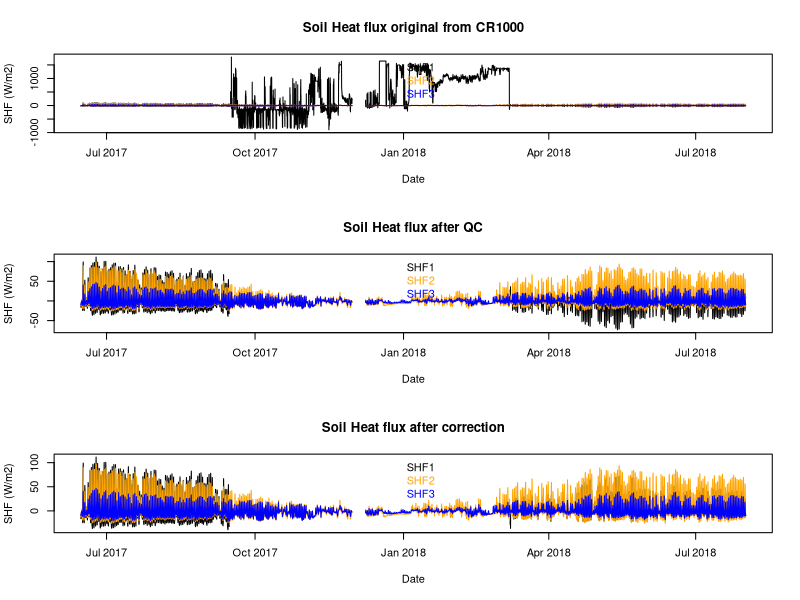
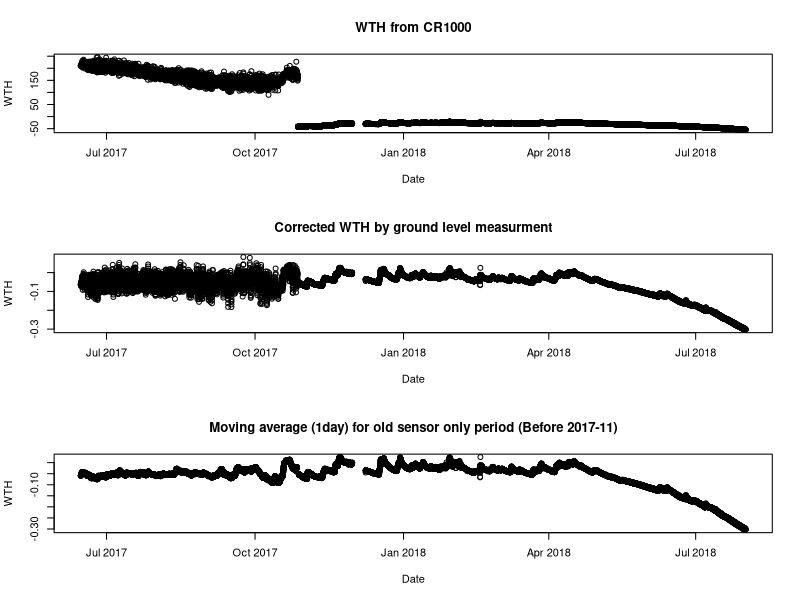
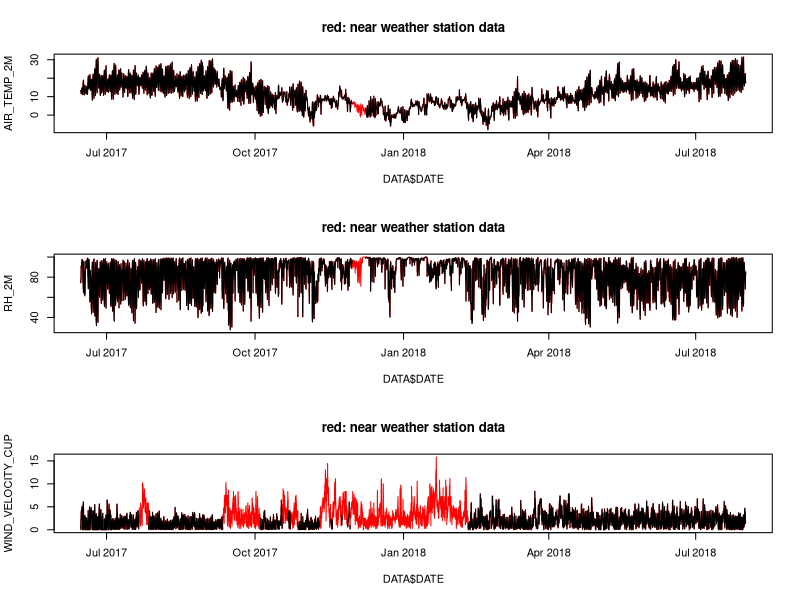
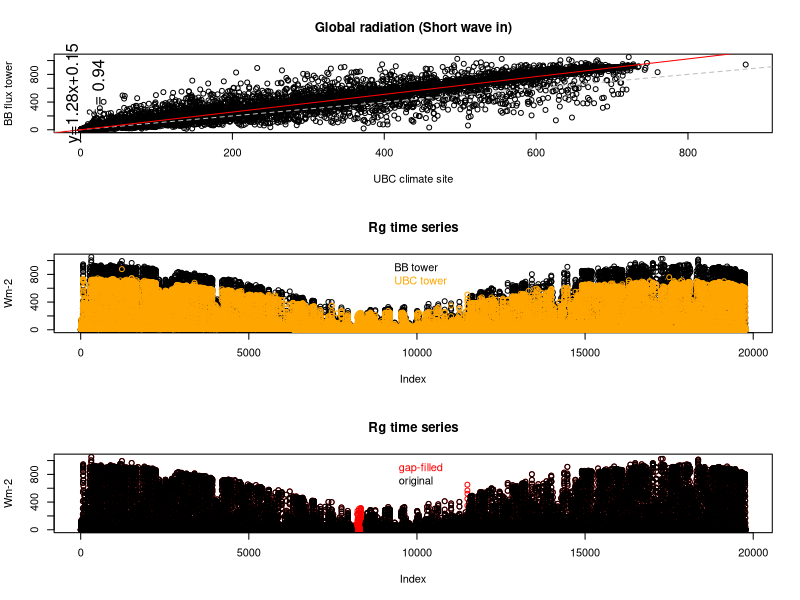
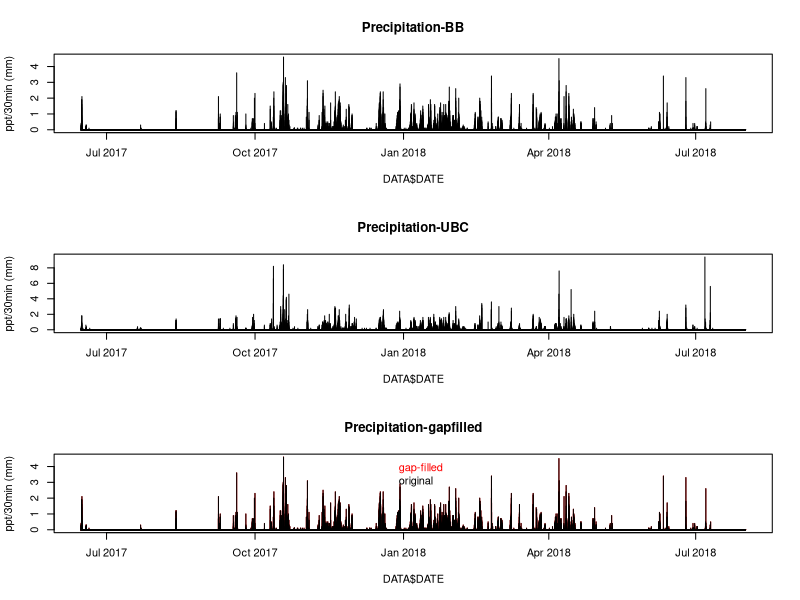
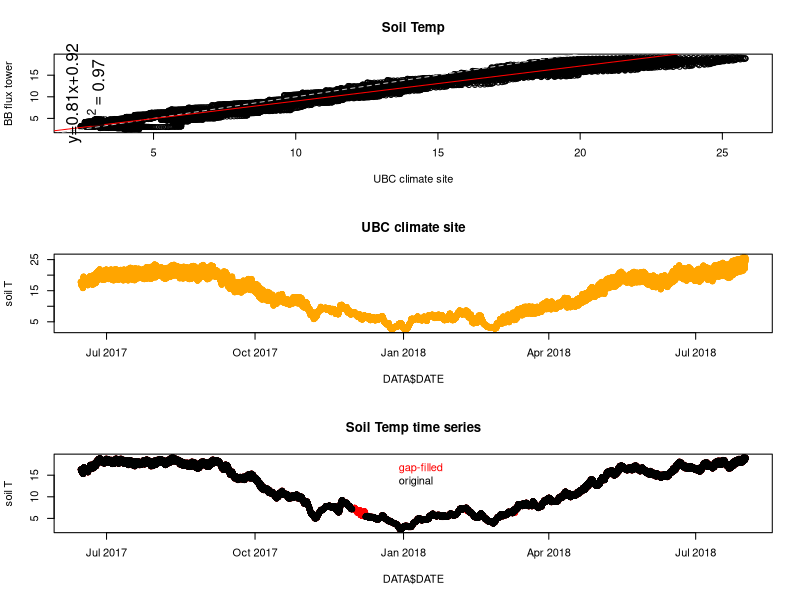
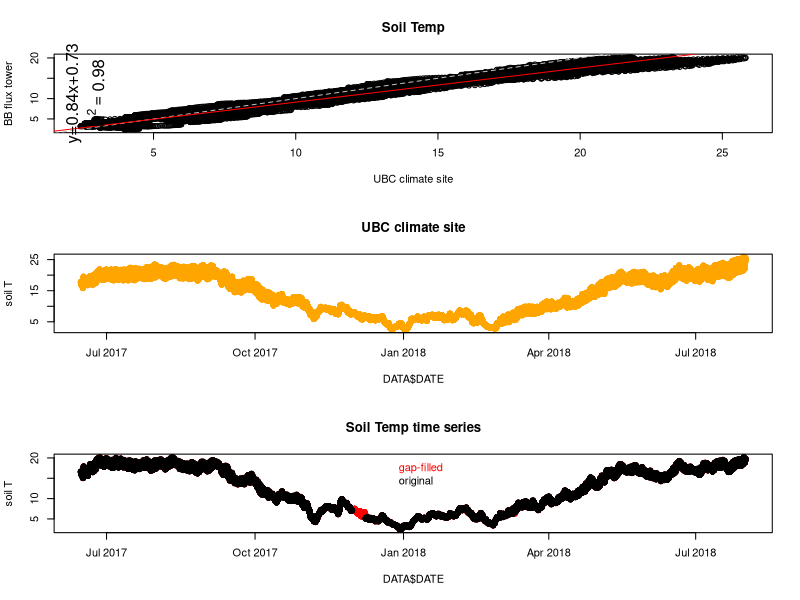
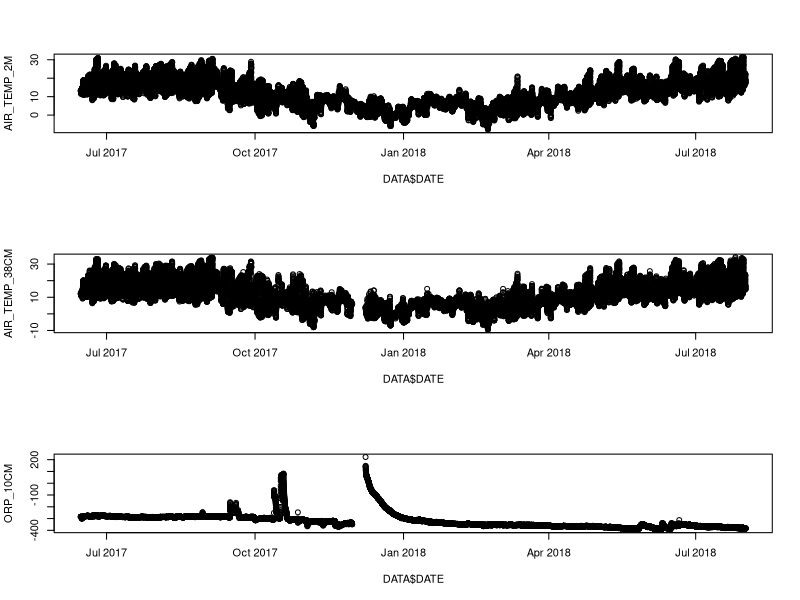

These charts were generated, in order, by the following R code:
library(lubridate)
library(tidyverse)
library(zoo)
library(tseries)


rm(list=ls())

##################################################
#
#     GENERATING A 30 MIN CONTINUOUS DATASET

###################################################
#INPUT FILE FOR THIS SCRIPT:"CR1000_merged.csv"
   
        
ts<-read.csv( "./DATA_CR1000/output/CR1000_merged.csv",sep=",",header=TRUE,dec=".")
head(ts)
tail(ts)

######################################################
#GAPFILLING ROWS BY GENERATING A NEW FILE
######################################################

## before starting, check the length of df... shouldn't have NA at the end
## also check format of timestamp

ts$Timestamp <- as.POSIXct(ts$Timestamp,format="%Y-%m-%d %H:%M", tz = "UTC")

#to estimate necessary parameters to generate the new empty dataframe with complete rows 
begining<-as.numeric(ts$Timestamp[1])                           #to find the number that is represented by the first data of our time series
as.POSIXct(begining,origin="1970-01-01 00:00:00",tz="UTC") #to confirm that the begining is the right one
ts$Timestamp[1]
     
## Adding year and julian day columns

ts$year <- year(ts$Timestamp)
ts$jday <- yday(ts$Timestamp)
ts$hour_dec <- hour(ts$Timestamp) + minute(ts$Timestamp)/60
 
       
Ystart<-ts[1,match('year',names(ts))]
Yend<-ts[nrow(ts),match('year',names(ts))]
Dstart<-ts[1,match('jday',names(ts))]
Dend<-ts[nrow(ts),match('jday',names(ts))]
lsyd<-max(ts[ts$year==Ystart,match('jday',names(ts))],na.rm=T) #lsyd=last julian day of start year

Ystart
Yend
Dstart
Dend
lsyd

#Ndays= number of days in our time series 

 #If i AM USING A DATASET INCLUDING DATA FROM 2014 up to 2016:  
 #   if(Ystart==2014 & Yend==2016) {Ndays<-(365-Dstart)+366+Dend}
     
#If I AM USING A DATASET INCLUDING ONLY 2016 DATA (FROM END OF 2015 AND 2016 in UTC):  
#    if(Ystart==2015 & Yend==2016) {Ndays<-365-Dstart+Dend+(365*(Yend-Ystart-1))}

#If I AM USING A DATASET INCLUDING the complete 2016 (starting in Jan2016 and ending in Jan 2017 UTC time):  
#    if(Ystart==2017 & Yend==2018) {Ndays<-(365-(Dstart-1))+Dend}


Ndays<-(lsyd-(Dstart-1))+Dend
Ndays

ts$obs<-c(1:nrow(ts)) 

names(ts)
#CREATING A NEW DATAFRAME WITH CONTINUOUS TIME STEPS
#To generate a serie of all minutes in a day:
Tsteps <-begining+seq(from=0,to=((Ndays)*(60*60*24)),by=(30*60)) # half an hours data from the begining date to Ndays +1 (that way I assure all measured data are included in the new file) -> I did not use this method
DATE <-as.POSIXct(Tsteps,origin="1970-01-01 00:00:00",tz="UTC")

#Confirming length of the new Time string 
#(THE NEW FILE SHOULD END SAME TIME THE TIME SERIES START AND ONE DAY AFTER THE MEASUREMENTS TIME SERIE)
DATE[1]
DATE[length(Tsteps)]
ts$Timestamp[1]
ts$Timestamp[length(ts$Timestamp)]
      
#GENERATING A NEW DATA FRAME WITH CONTINUOUS TIME STEPS and data from THE ORIGINAL ONE
cont.DS<-as.data.frame(DATE)
cont.DS[,c(names(ts)[match( "AIR_TEMP_2M",names(ts)):length(names(ts))])]<-NA   #we will just copy the data from the variable "Batt_volt_Min" in ts (variable 3)
cont.DS$DATE<-DATE
head(cont.DS)

#FILLING THE NEW DATAFRAME WITH DATA FROM THE ORIGINAL DATA FRAME 
for(i in 2:ncol(cont.DS)){  
cont.DS[,i]<-ts[pmatch(cont.DS$DATE,ts$Timestamp),i]           #pmatch look for the observation rows when time columns of both (old and new) dataframes match
                          } 
cont.DS$year <- year(cont.DS$DATE)
cont.DS$jday <- yday(cont.DS$DATE)
cont.DS$hour_dec <- hour(cont.DS$DATE) + minute(cont.DS$DATE)/60


###############################
#APPLYING SYSTEMATIC CORRECTIONS:
################################
DATA<-cont.DS
DATA$obs<-c(1:nrow(cont.DS))
head(DATA)
tail(DATA)
DATA <- DATA[-nrow(DATA),]

###############################
#APPLYING wrong data CORRECTIONS:
################################

## Soil heat flux correction (for Burns Bog 2017-2018 particular case)
# Did not use SHFP_1 for 2017.09.15-2018.03.07 due to bad quality data
#plot original
par(mfrow=c(3,1))
plot(DATA$DATE,DATA$SHFP_1, main = "Soil Heat flux original from CR1000", type ="l", xlab = "Date", ylab= "SHF (W/m2)") 
points(DATA$DATE,DATA$SHFP_2,col='orange',type ="l")
points(DATA$DATE,DATA$SHFP_3,col='blue',type ="l")
legend('top',c('SHF1','SHF2','SHF3'),text.col=c('black','orange','blue'),bty='n')

bad_q <- which(DATA$DATE >= "2017-09-15" & DATA$DATE < "2018-03-08")
DATA$SHFP_1[bad_q] <- NA

#plot after qc
plot(DATA$DATE,DATA$SHFP_1, main = "Soil Heat flux after QC", type ="l", xlab = "Date", ylab= "SHF (W/m2)") 
points(DATA$DATE,DATA$SHFP_2,col='orange',type ="l")
points(DATA$DATE,DATA$SHFP_3,col='blue',type ="l")
legend('top',c('SHF1','SHF2','SHF3'),text.col=c('black','orange','blue'),bty='n')

# From 2018.03.07, SHFP_1 should be corrected by muliplying -1
correction <- which(DATA$DATE >= "2018-03-08")
DATA$SHFP_1[correction] <- DATA$SHFP_1[correction] * -1

#plot after correction
plot(DATA$DATE,DATA$SHFP_1, main = "Soil Heat flux after correction", type ="l", xlab = "Date", ylab= "SHF (W/m2)") 
points(DATA$DATE,DATA$SHFP_2,col='orange',type ="l")
points(DATA$DATE,DATA$SHFP_3,col='blue',type ="l")
legend('top',c('SHF1','SHF2','SHF3'),text.col=c('black','orange','blue'),bty='n')

## Wind speed correction (for Burns Bog 2017-2018 particular case)
# Did not use cup wind speed for 2017.07.04-2018.02.09 due to bad quality data
bad_q <- which(DATA$DATE >= "2017-07-04" & DATA$DATE < "2018-02-10")
DATA$WIND_VELOCITY_CUP[bad_q] <- NA
# Replace this gap using EC wind speed and then remove EC wind speed column
DATA$WIND_VELOCITY_CUP[bad_q] <- DATA$WIND_VELOCITY_EC2[bad_q]
DATA <- DATA[, -grep("WIND_VELOCITY_EC2", colnames(DATA))]


## WTH data from the web should be changed by the data from Johannes
wth <- read_csv("./DATA_CR1000/output/WTH_noisy_removed.csv")
# time fitting
st <- which(wth$Date == DATA$DATE[1])
la <- which(wth$Date == DATA$DATE[nrow(DATA)])
wth_use <- wth[c(st:la),]

#plot original:
par(mfrow=c(3,1))
plot(DATA$DATE,DATA$WTH, main = "WTH from CR1000", xlab = "Date", ylab= "WTH")

# change the data
DATA$WTH <- wth_use$ma_WTH

#plot after correction
plot(DATA$DATE,wth_use$WTH, main = "Corrected WTH by ground level measurment", xlab = "Date", ylab= "WTH")
plot(DATA$DATE,DATA$WTH, main = "Moving average (1day) for old sensor only period (Before 2017-11)", xlab = "Date", ylab= "WTH")


##########################################################################################################################
#Gapfilling using environment canada dataset (Burns Bog site) & climateATUBC (http://ibis.geog.ubc.ca/~achristn/data.html)
##########################################################################################################################
no_gapfilled <- DATA

### 1. environment canada dataset: airT, RH, wind speed
near_station <- read_csv("./DATA_CR1000/output/merged_station_data.csv")
names(near_station)

par(mfrow=c(3,1))

for (i in 1:3){
	var <- names(near_station)[i+5]
	gap_row <- which(is.na(DATA[, grep(var, colnames(DATA))]))
	intersect_row_for_near_station <- which(near_station$Timestamp %in% DATA$DATE[gap_row])
	intersect_row_for_DATA <- which(DATA$DATE %in% near_station$Timestamp[intersect_row_for_near_station])
	DATA[intersect_row_for_DATA, grep(var, colnames(DATA))] <- near_station[intersect_row_for_near_station, i+5]
	
	# linear interporation: environment canada data is 1 hour, so need to interporated to make 30 min dataset
	DATA[, grep(var, colnames(DATA))] <- na.approx(DATA[, grep(var, colnames(DATA))])
	
	#ploting
	plot(DATA$DATE,DATA[, grep(var, colnames(DATA))], type='l',ylab=var,col='red', main= "red: near weather station data")
	points(DATA$DATE,no_gapfilled[, grep(var, colnames(DATA))],col='black',type='l')
	
}


### 2. climateATUBC dataset: Rg, ppt

ubc <- read_csv("./DATA_CR1000/output/climateAtUBC.csv")
# Date character -> Date data
ubc$DATE <- as.POSIXct(ubc$time_stamp,format="%m/%d/%Y %I:%M:%S %p", tz = "UTC")
gap <- which(is.na(ubc$DATE))
ubc$DATE[gap] <- as.POSIXct(ubc$time_stamp,format="%m/%d/%Y", tz = "UTC")[gap]
#subset
st <- which(ubc$DATE== DATA$DATE[1])
la <- which(ubc$DATE == DATA$DATE[nrow(DATA)])
ubc_use <- ubc[c(st:la),]

# Because this data tower is pretty far from the BB tower, I need to check relationship


## 2.1. Rg
#linear regression
a<-round(coef(lm(DATA$SHORTWAVE_IN~ubc_use$global_radiation_main))[2],digits=2) #coef(lm(y~x))[2] is the slope of the regression
b<-round(coef(lm(DATA$SHORTWAVE_IN~ubc_use$global_radiation_main))[1],digits=2)   
r2<-round(summary(lm(DATA$SHORTWAVE_IN~ubc_use$global_radiation_main))$ r.squared,digits=2)
lm_eq<-paste0("y=",a,"x",ifelse(b>0,"+",""),b)
R2<-bquote(R^2 == .(r2)) 

#gapfilling
DATA$SHORTWAVE_IN[which(is.na(DATA$SHORTWAVE_IN))] <- ubc_use$global_radiation_main[which(is.na(DATA$SHORTWAVE_IN))]*a + b

#Plot:
par(mfrow=c(3,1))

plot(ubc_use$global_radiation_main,no_gapfilled$SHORTWAVE_IN, main = "Global radiation (Short wave in)", xlab = "UBC climate site", ylab = "BB flux tower")
abline(0,1,col='grey',lty=2)
abline(lm(DATA$SHORTWAVE_IN~ubc_use$global_radiation_main),col='red')
mtext( lm_eq,line=-2, side = 2)
mtext(R2,line=-4, side = 2)

#Plot time series:
plot(no_gapfilled$SHORTWAVE_IN, main="Rg time series",ylab="Wm-2")
points(ubc_use$global_radiation_main,col='orange')
legend('top',c('BB tower','UBC tower'),text.col=c('black','orange'),bty='n')

# gapfilling plot
plot(DATA$SHORTWAVE_IN,col ="red", main="Rg time series",ylab="Wm-2")
points(no_gapfilled$SHORTWAVE_IN,col='black')
legend('top',c('gap-filled','original'),text.col=c('red','black'),bty='n')

## 2.2. Precipitation
#gapfilling
DATA$PRECIP[which(is.na(DATA$PRECIP))] <- ubc_use$precipitation_main[which(is.na(DATA$PRECIP))]

#plot:
par(mfrow=c(3,1))
plot(DATA$DATE,no_gapfilled$PRECIP, main="Precipitation-BB",ylab="ppt/30min (mm)", type = "h")
plot(DATA$DATE, ubc_use$precipitation_main, main="Precipitation-UBC",ylab="ppt/30min (mm)", type = "h")

plot(DATA$DATE,DATA$PRECIP, main="Precipitation-gapfilled",ylab="ppt/30min (mm)", type = "h", col ="red")
points(DATA$DATE,no_gapfilled$PRECIP,col='black', type = "h")
legend('top',c('gap-filled','original'),text.col=c('red','black'),bty='n')


## 2.3. soil Temp 10cm gap filling

#linear regression
a<-round(coef(lm(no_gapfilled$SOIL_TEMP_10CM~ubc_use$soil_temperature_10cm))[2],digits=2) #coef(lm(y~x))[2] is the slope of the regression
b<-round(coef(lm(no_gapfilled$SOIL_TEMP_10CM~ubc_use$soil_temperature_10cm))[1],digits=2)   
r2<-round(summary(lm(no_gapfilled$SOIL_TEMP_10CM~ubc_use$soil_temperature_10cm))$ r.squared,digits=2)
lm_eq<-paste0("y=",a,"x",ifelse(b>0,"+",""),b)
R2<-bquote(R^2 == .(r2)) 

#gapfilling
DATA$SOIL_TEMP_10CM[which(is.na(no_gapfilled$SOIL_TEMP_10CM))] <- ubc_use$soil_temperature_10cm[which(is.na(no_gapfilled$SOIL_TEMP_10CM))]*a + b

#plot:
par(mfrow=c(3,1))

plot(ubc_use$soil_temperature_10cm,no_gapfilled$SOIL_TEMP_10CM, main = "Soil Temp", xlab = "UBC climate site", ylab = "BB flux tower")
abline(0,1,col='grey',lty=2)
abline(lm(DATA$SOIL_TEMP_10CM~ubc_use$soil_temperature_10cm),col='red')
mtext( lm_eq,line=-2, side = 2)
mtext(R2,line=-4, side = 2)

plot(DATA$DATE,ubc_use$soil_temperature_10cm,col ="orange", main="UBC climate site",ylab="soil T")

# gapfilling plot
plot(DATA$DATE,DATA$SOIL_TEMP_10CM,col ="red", main="Soil Temp time series",ylab="soil T")
points(DATA$DATE,no_gapfilled$SOIL_TEMP_10CM,col='black')
legend('top',c('gap-filled','original'),text.col=c('red','black'),bty='n')

## 2.3.2 soil Temp 5cm gap filling

#linear regression
a<-round(coef(lm(no_gapfilled$SOIL_TEMP_5CM~ubc_use$soil_temperature_10cm))[2],digits=2) #coef(lm(y~x))[2] is the slope of the regression
b<-round(coef(lm(no_gapfilled$SOIL_TEMP_5CM~ubc_use$soil_temperature_10cm))[1],digits=2)   
r2<-round(summary(lm(no_gapfilled$SOIL_TEMP_5CM~ubc_use$soil_temperature_10cm))$ r.squared,digits=2)
lm_eq<-paste0("y=",a,"x",ifelse(b>0,"+",""),b)
R2<-bquote(R^2 == .(r2)) 

#gapfilling
DATA$SOIL_TEMP_5CM[which(is.na(no_gapfilled$SOIL_TEMP_5CM))] <- ubc_use$soil_temperature_10cm[which(is.na(no_gapfilled$SOIL_TEMP_5CM))]*a + b

#plot:
par(mfrow=c(3,1))

plot(ubc_use$soil_temperature_10cm,no_gapfilled$SOIL_TEMP_5CM, main = "Soil Temp", xlab = "UBC climate site", ylab = "BB flux tower")
abline(0,1,col='grey',lty=2)
abline(lm(DATA$SOIL_TEMP_5CM~ubc_use$soil_temperature_10cm),col='red')
mtext( lm_eq,line=-2, side = 2)
mtext(R2,line=-4, side = 2)

plot(DATA$DATE,ubc_use$soil_temperature_10cm,col ="orange", main="UBC climate site",ylab="soil T")

# gapfilling plot
plot(DATA$DATE,DATA$SOIL_TEMP_5CM,col ="red", main="Soil Temp time series",ylab="soil T")
points(DATA$DATE,no_gapfilled$SOIL_TEMP_5CM,col='black')
legend('top',c('gap-filled','original'),text.col=c('red','black'),bty='n')



#################################################################################
### Making new column for net radiation, soil heat flux, available energy, es, vpd
##################################################################################
DATA$NR <- (DATA$SHORTWAVE_IN - DATA$SHORTWAVE_OUT) + 
  (DATA$LONGWAVE_IN - DATA$LONGWAVE_OUT)

DATA$G<-rowMeans(DATA[,grep('SHFP',names(DATA))],na.rm = TRUE)

DATA$AE<-DATA$NR-DATA$G

DATA$es <- 0.611*exp(17.502*DATA$AIR_TEMP_2M/(DATA$AIR_TEMP_2M+240.97))
DATA$VPD <- DATA$es*(1-(DATA$RH_2M/100))

head(DATA)

for (i in 2:ncol(DATA)){
	use <- DATA[,i]
	plot(DATA$DATE,use,ylab = names(DATA)[i])
}

##################################################################
#SAVING THE NEW FILE WITHOUT MISSING ROWS AND CORRECTIONS APPLIED:
##################################################################  

write.csv(DATA,paste('./DATA_CR1000/output/CR1000_gapfilled_corrected','.csv',sep=''),row.names=FALSE)      

